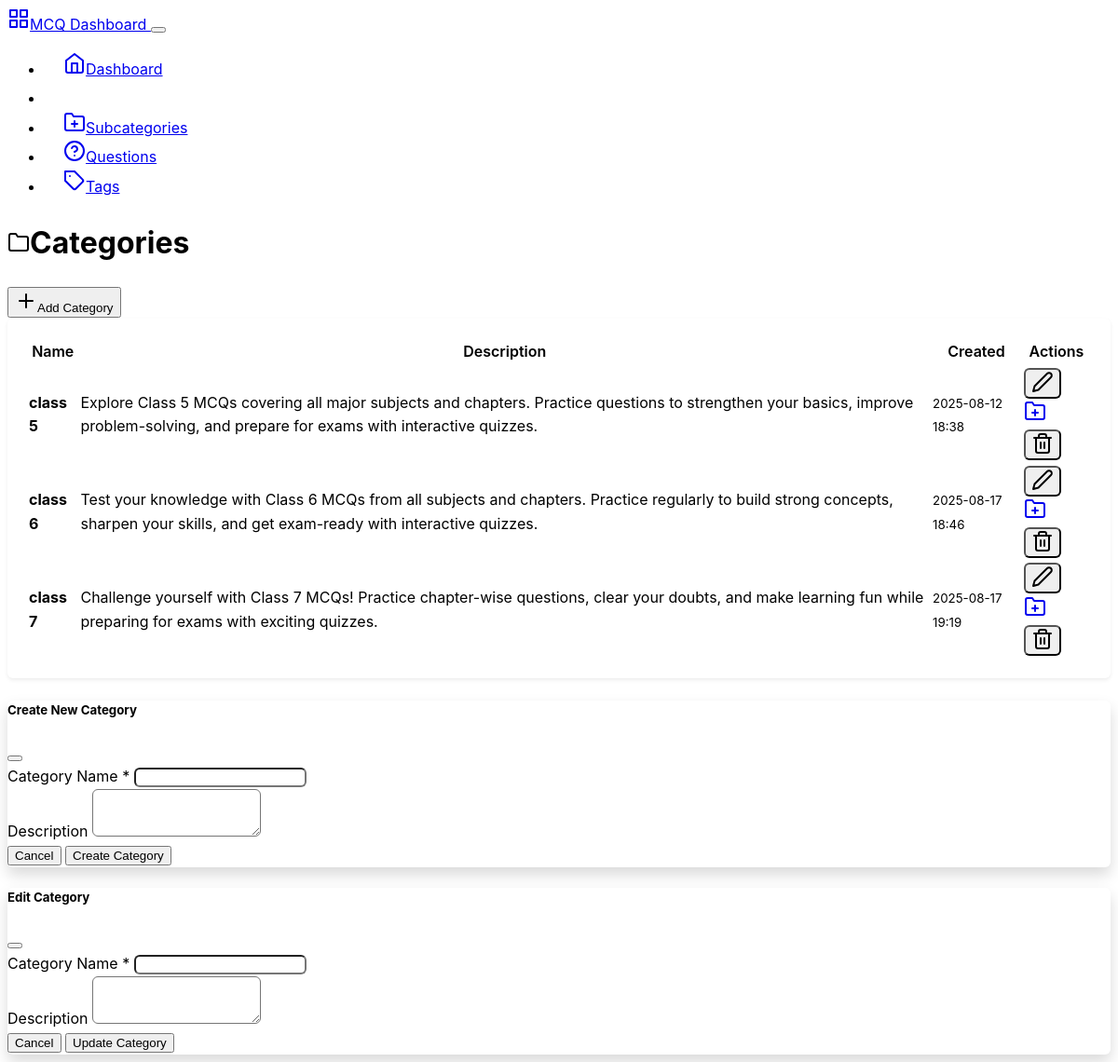
The app's page /backend/categories, older data.
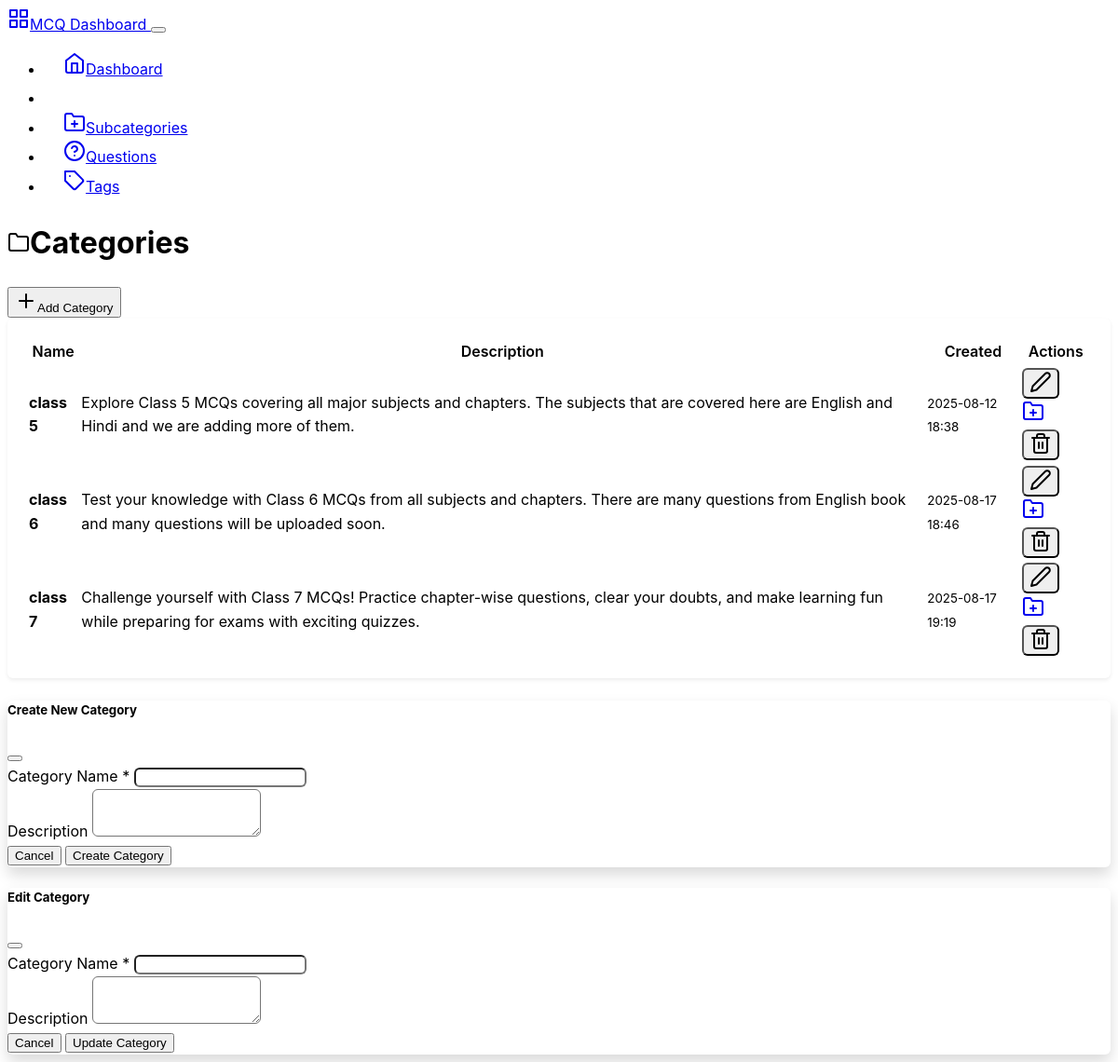
The same page, newer data.
### mcqbox/model.py (models this page shows, shortened)
class Category(db.Model):
    id = db.Column(db.Integer, primary_key=True)
    name = db.Column(db.String(50), nullable=False, unique=True)
    description = db.Column(db.String(200), nullable=True)
    created_at = db.Column(db.DateTime, server_default=db.func.now())
    updated_at = db.Column(db.DateTime, server_default=db.func.now(), onupdate=db.func.now())

### mcqbox/backend/route.py (the view)
@app.route('/backend/categories')
def categories():
    categories_list = Category.query.all()
    return render_template('categories.html', categories=categories_list)

### mcqbox/backend/templates/categories.html (shortened to what the changed rows need)
{% extends "base.html" %}
{% block content %}
<div class="row">
    <div class="col-12">
        <div class="d-flex justify-content-between align-items-center mb-4">
            <h1><i data-feather="folder" class="me-2"></i>Categories</h1>
        </div>
    </div>
</div>
<div class="row">
    <div class="col-12">
        <div class="card">
            <div class="card-body">
                {% if categories %}
                    <div class="table-responsive">
                        <table class="table table-hover">
                            <thead>
                                <tr>
                                    <th>Name</th>
                                    <th>Description</th>
                                    <th>Created</th>
                                    <th class="text-end">Actions</th>
                                </tr>
                            </thead>
                            <tbody>
                                {% for category in categories %}
                                <tr>
                                    <td>
                                        <strong>{{ category.name }}</strong>
                                    </td>
                                    <td>
                                        <span class="text-muted">
                                            {{ category.description if category.description else 'No description' }}
                                        </span>
                                    </td>
                                    <td>
                                        <small class="text-muted">{{ category.created_at.strftime('%Y-%m-%d %H:%M') }}</small>
                                    </td>
                                    <td class="text-end">
                                        <div class="btn-group" role="group">
                                            <button class="btn btn-sm btn-outline-secondary"
                                                    onclick="editCategory({{ category.id }}, '{{ category.name }}', '{{ category.description }}')"
                                                    data-bs-toggle="modal" data-bs-target="#editCategoryModal">
                                                <i data-feather="edit-2"></i>
                                            </button>
                                            <a href="{{ url_for('subcategories', category_id=category.id) }}"
                                               class="btn btn-sm btn-outline-primary">
                                                <i data-feather="folder-plus"></i>
                                            </a>
                                            <form method="POST" action="{{ url_for('delete_category', category_id=category.id) }}"
                                                  class="d-inline" onsubmit="return confirm('Are you sure? This will delete all subcategories and questions in this category.')">
                                                <button type="submit" class="btn btn-sm btn-outline-danger">
                                                    <i data-feather="trash-2"></i>
                                                </button>
                                            </form>
                                        </div>
                                    </td>
                                </tr>
                                {% endfor %}
                            </tbody>
                        </table>
                    </div>
                {% endif %}
            </div>
        </div>
    </div>
</div>
{% endblock %}

Row changes from the older to the newer data that the page shows:
changed Category "class 5": description "…major subjects and chapters. Practice questions to strengthen your basics, improve problem-solving, and prepare for exams with interactive quizzes." → "Explore Class 5 MCQs covering all major subjects and chapters. The subjects that are covered here are English and Hindi and we are adding more of them."
changed Category "class 6": description "…all subjects and chapters. Practice regularly to build strong concepts, sharpen your skills, and get exam-ready with interactive quizzes." → "Test your knowledge with Class 6 MCQs from all subjects and chapters. There are many questions from English book and many questions will be uploaded soon."
